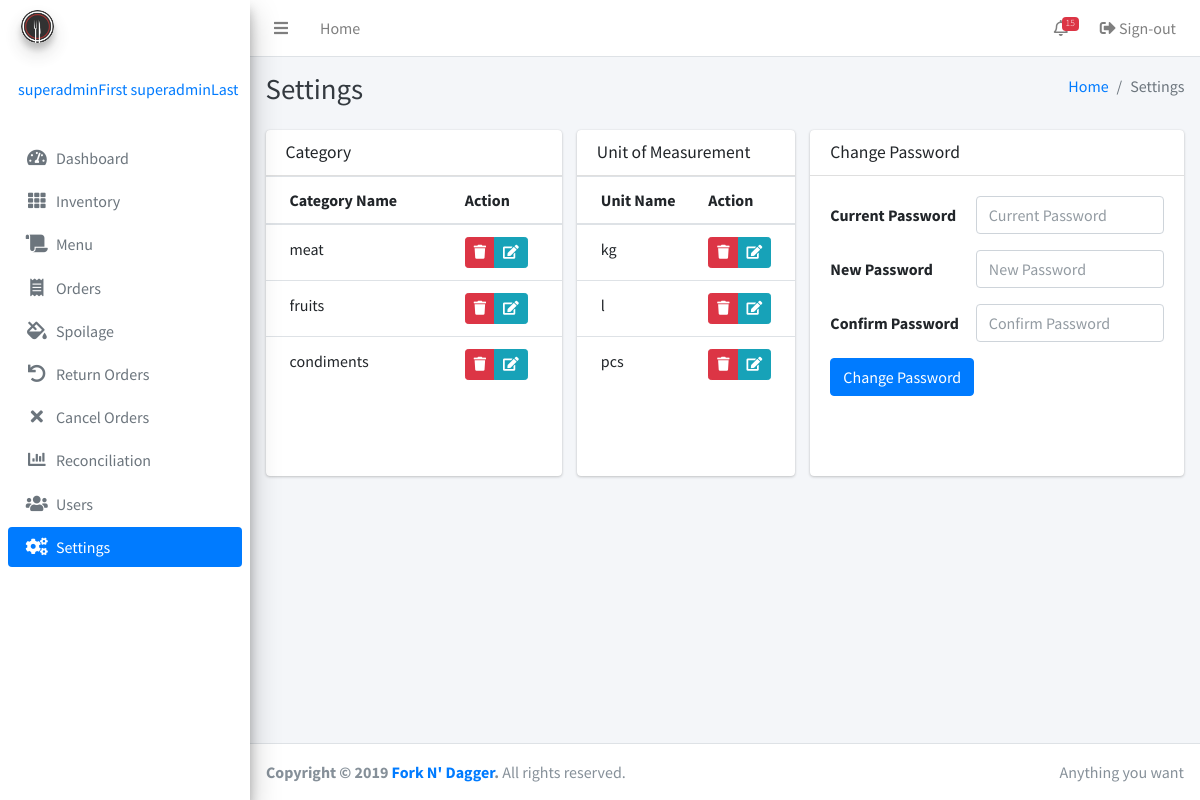
/settings.php (signed in), run on an earlier commit of the app's database.
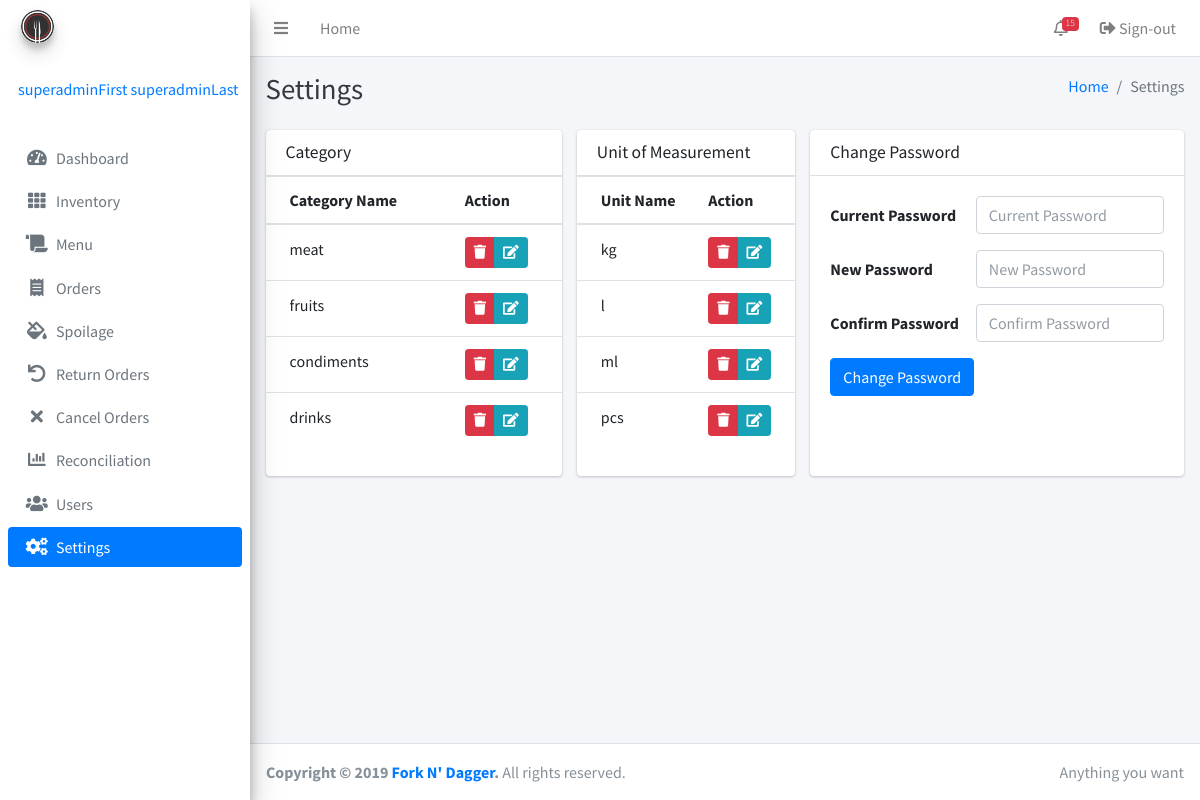
And on a later commit of the database.
### tables this page shows
CREATE TABLE IF NOT EXISTS `category` (
  `id` bigint(255) NOT NULL AUTO_INCREMENT,
  `categoryname` varchar(255) NOT NULL,
  PRIMARY KEY (`id`),
  UNIQUE KEY `categoryname` (`categoryname`)
);

CREATE TABLE IF NOT EXISTS `uom` (
  `id` bigint(255) NOT NULL AUTO_INCREMENT,
  `uomname` varchar(255) NOT NULL,
  PRIMARY KEY (`id`),
  UNIQUE KEY `name` (`uomname`)
);

### inc/session.php (called while the page is built, shortened)
<?php
	include 'inc/conn.php';;
	if(isset($_SESSION['admin'])){
		$query = $conn -> prepare("SELECT * FROM admins WHERE id = ? ");
		$query -> bind_param("s", $variable);
		$query -> execute();
		$result = $query->get_result();
		$user = mysqli_fetch_assoc($result);
		$role = $user['role'];
	}
	else{
		header('location: home.php');
		exit();
	}
?>

### settings.php (the view, shortened to what the changed rows need)
<?php include 'inc/session.php'; ?>
<?php include 'inc/header.php'; ?>
<body class="hold-transition sidebar-mini">
<div class="wrapper">
  <div class="content-wrapper">
    <div class="content-header">
      <div class="container-fluid">
        <div class="row mb-2">
          <div class="col-sm-6">
            <h1 class="m-0 text-dark">Settings</h1>
          </div>
        </div>
      </div>
    </div>
    <div class="content">
      <div class="container-fluid">
      <?php if ($role == 'Super User'): ?>
         <div class="row">
          <div class="col-4">
            <div class="card">
              <div class="card-body table-responsive p-0" style="height: 300px;">
                <table class="table table-head-fixed">
                  <thead>
                  <tr>
                    <th width="170">Category Name</th>
                    <th width="30">Action</th>
                  </tr>
                  </thead>
                  <tbody>
                  <?php
                  $result3 = mysqli_query($conn, "SELECT * FROM category");
                  while ($row = mysqli_fetch_array($result3)) {
                        ?>
                  <tr>
                    <td><?php echo $row['categoryname'];?></td>
                    <td>
                      <div class="btn-group btn-group-sm">
                        <a data-toggle='modal' data-target='#deletecat<?php echo $row['id']; ?>' href='#deletecat?id=<?php echo $row['id']; ?>' class="btn btn-danger"><i class="fas fa-trash"></i></a>
                        <a data-toggle='modal' data-target='#editcat<?php echo $row['id']; ?>' href='#editcat?id=<?php echo $row['id']; ?>' class="btn btn-info"><i class="fas fa-edit"></i></a>
                      </div>
                    </td>
                  </tr>
                  <?php   } ?>
                  </tbody>
                </table>
              </div>
            </div>
          </div>
          <div class="col-3">
            <div class="card">
              <div class="card-body table-responsive p-0" style="height: 300px;">
                <table class="table table-head-fixed">
                  <thead>
                  <tr>
                    <th width="170">Unit Name</th>
                    <th width="30">Action</th>
                  </tr>
                  </thead>
                  <tbody>
                  <?php
                  $result3 = mysqli_query($conn, "SELECT * FROM uom");
                  while ($row = mysqli_fetch_array($result3)) {
                        ?>
                  <tr>
                    <td><?php echo $row['uomname'];?></td>
                    <td>
                      <div class="btn-group btn-group-sm">
                        <a data-toggle='modal' data-target='#deleteuom<?php echo $row['id']; ?>' href='#deleteuom?id=<?php echo $row['id']; ?>' class="btn btn-danger"><i class="fas fa-trash"></i></a>
                        <a data-toggle='modal' data-target='#edituom<?php echo $row['id']; ?>' href='#edituom?id=<?php echo $row['id']; ?>' class="btn btn-info"><i class="fas fa-edit"></i></a>
                      </div>
                    </td>
                  </tr>
                  <?php   } ?>
                  </tbody>
                </table>
              </div>
            </div>
          </div>
        </div>
        <?php endif ?>
      </div>
    </div>
  </div>
</div>
</body>
</html>

What changed in the data, as far as the page shows it:
added category: categoryname "drinks"
added uom: uomname "ml"
